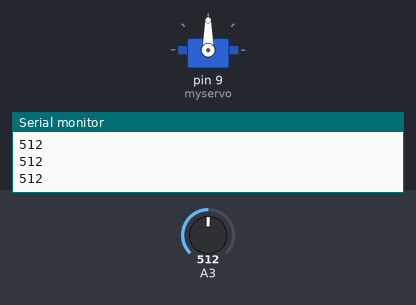
Bench run of a sketch on a simulated Arduino Uno, built with avr-gcc and run on an emulated ATmega328P. Parts: servo, the last lines printed to the serial monitor. Inputs (shaded band) come from the test bench; at power-on: A3 = 512.

Above: at 1.2 s.
1.3 s: A3 set to 308
2.8 s: A3 set to 290
At 3.8 s:
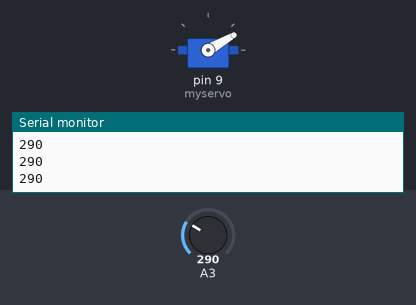
4.3 s: A3 set to 306
At 5.1 s:
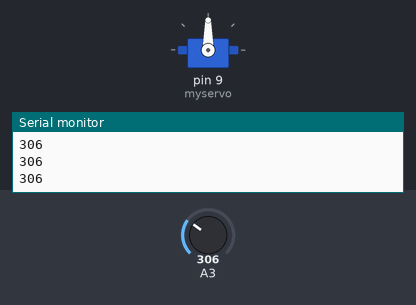
5.8 s: A3 set to 122
At 6.5 s:
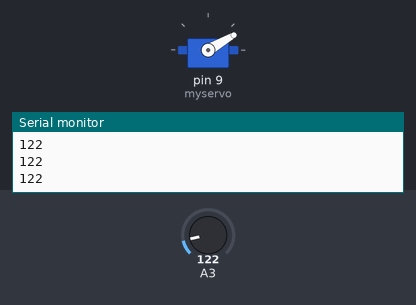
Timing chart, 0 to 8.3 s (numbered marks = the images above; inputs shaded):
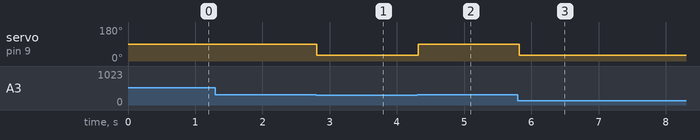

The sketch:

arduino.ino
```cpp
#include <Servo.h>

Servo myservo;

void setup() {
  // put your setup code here, to run once:
  Serial.begin(115200);
  myservo.attach(9);
}

void loop() {
  // put your main code here, to run repeatedly:
  int n= analogRead(A3);
  Serial.println(n);
  if(n>300)
    myservo.write(90);
  else myservo.write(30);
  delay(100);
}
```

Measured:
- the behaviour switches between 301 and 300 on A3 (found by bisection; images 0 and 1)
- after the input at 2.8 s, servo on pin 9 (myservo): 90° → 30° at once
- after the input at 4.3 s, servo on pin 9 (myservo): 30° → 90° at once
- after the input at 5.8 s, servo on pin 9 (myservo): 90° → 30° at once
